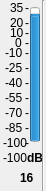
    <widget class="QWidget" name="widget_16" native="true">
     <property name="geometry">
      <rect>
       <x>600</x>
       <y>40</y>
       <width>46</width>
       <height>191</height>
      </rect>
     </property>
     <widget class="QProgressBar" name="progressBar_58">
      <property name="geometry">
       <rect>
        <x>30</x>
        <y>7</y>
        <width>10</width>
        <height>135</height>
       </rect>
      </property>
      <property name="contextMenuPolicy">
       <enum>Qt::DefaultContextMenu</enum>
      </property>
      <property name="toolTip">
       <string>Local Input 1 Meter</string>
      </property>
      <property name="statusTip">
       <string/>
      </property>
      <property name="whatsThis">
       <string/>
      </property>
      <property name="autoFillBackground">
       <bool>false</bool>
      </property>
      <property name="minimum">
       <number>-100</number>
      </property>
      <property name="maximum">
       <number>35</number>
      </property>
      <property name="value">
       <number>24</number>
      </property>
      <property name="textVisible">
       <bool>true</bool>
      </property>
      <property name="orientation">
       <enum>Qt::Vertical</enum>
      </property>
      <property name="invertedAppearance">
       <bool>false</bool>
      </property>
      <property name="format">
       <string>%p%</string>
      </property>
     </widget>
     <widget class="QLabel" name="m0_58">
      <property name="geometry">
       <rect>
        <x>25</x>
        <y>0</y>
        <width>16</width>
        <height>16</height>
       </rect>
      </property>
      <property name="text">
       <string>-</string>
      </property>
     </widget>
     <widget class="QLabel" name="t35_58">
      <property name="geometry">
       <rect>
        <x>10</x>
        <y>0</y>
        <width>16</width>
        <height>16</height>
       </rect>
      </property>
      <property name="text">
       <string>35</string>
      </property>
     </widget>
     <widget class="QLabel" name="tn100_58">
      <property name="geometry">
       <rect>
        <x>3</x>
        <y>135</y>
        <width>31</width>
        <height>16</height>
       </rect>
      </property>
      <property name="text">
       <string>-100</string>
      </property>
     </widget>
     <widget class="QLabel" name="m15_58">
      <property name="geometry">
       <rect>
        <x>25</x>
        <y>15</y>
        <width>16</width>
        <height>16</height>
       </rect>
      </property>
      <property name="text">
       <string>-</string>
      </property>
     </widget>
     <widget class="QLabel" name="m25_58">
      <property name="geometry">
       <rect>
        <x>25</x>
        <y>25</y>
        <width>16</width>
        <height>16</height>
       </rect>
      </property>
      <property name="text">
       <string>-</string>
      </property>
     </widget>
     <widget class="QLabel" name="m90_58">
      <property name="geometry">
       <rect>
        <x>25</x>
        <y>90</y>
        <width>16</width>
        <height>16</height>
       </rect>
      </property>
      <property name="text">
       <string>-</string>
      </property>
     </widget>
     <widget class="QLabel" name="m105_58">
      <property name="geometry">
       <rect>
        <x>25</x>
        <y>105</y>
        <width>16</width>
        <height>16</height>
       </rect>
      </property>
      <property name="text">
       <string>-</string>
      </property>
     </widget>
     <widget class="QLabel" name="m120_58">
      <property name="geometry">
       <rect>
        <x>25</x>
        <y>120</y>
        <width>16</width>
        <height>16</height>
       </rect>
      </property>
      <property name="text">
       <string>-</string>
      </property>
     </widget>
     <widget class="QLabel" name="m135_58">
      <property name="geometry">
       <rect>
        <x>25</x>
        <y>135</y>
        <width>16</width>
        <height>16</height>
       </rect>
      </property>
      <property name="text">
       <string>-</string>
      </property>
     </widget>
     <widget class="QLabel" name="m45_58">
      <property name="geometry">
       <rect>
        <x>25</x>
        <y>45</y>
        <width>16</width>
        <height>16</height>
       </rect>
      </property>
      <property name="text">
       <string>-</string>
      </property>
     </widget>
     <widget class="QLabel" name="m60_58">
      <property name="geometry">
       <rect>
        <x>25</x>
        <y>60</y>
        <width>16</width>
        <height>16</height>
       </rect>
      </property>
      <property name="text">
       <string>-</string>
      </property>
     </widget>
     <widget class="QLabel" name="m75_58">
      <property name="geometry">
       <rect>
        <x>25</x>
        <y>75</y>
        <width>16</width>
        <height>16</height>
       </rect>
      </property>
      <property name="text">
       <string>-</string>
      </property>
     </widget>
     <widget class="QLabel" name="t20_58">
      <property name="geometry">
       <rect>
        <x>10</x>
        <y>15</y>
        <width>16</width>
        <height>16</height>
       </rect>
      </property>
      <property name="text">
       <string>20</string>
      </property>
     </widget>
     <widget class="QLabel" name="t5_58">
      <property name="geometry">
       <rect>
        <x>10</x>
        <y>25</y>
        <width>16</width>
        <height>16</height>
       </rect>
      </property>
      <property name="text">
       <string>10</string>
      </property>
     </widget>
     <widget class="QLabel" name="tn10_58">
      <property name="geometry">
       <rect>
        <x>5</x>
        <y>45</y>
        <width>21</width>
        <height>16</height>
       </rect>
      </property>
      <property name="text">
       <string>-10</string>
      </property>
     </widget>
     <widget class="QLabel" name="tn25_58">
      <property name="geometry">
       <rect>
        <x>5</x>
        <y>60</y>
        <width>21</width>
        <height>16</height>
       </rect>
      </property>
      <property name="text">
       <string>-25</string>
      </property>
     </widget>
     <widget class="QLabel" name="tn40_58">
      <property name="geometry">
       <rect>
        <x>5</x>
        <y>75</y>
        <width>21</width>
        <height>16</height>
       </rect>
      </property>
      <property name="text">
       <string>-40</string>
      </property>
     </widget>
     <widget class="QLabel" name="tn55_58">
      <property name="geometry">
       <rect>
        <x>5</x>
        <y>90</y>
        <width>21</width>
        <height>16</height>
       </rect>
      </property>
      <property name="text">
       <string>-55</string>
      </property>
     </widget>
     <widget class="QLabel" name="tn70_58">
      <property name="geometry">
       <rect>
        <x>5</x>
        <y>105</y>
        <width>21</width>
        <height>16</height>
       </rect>
      </property>
      <property name="text">
       <string>-70</string>
      </property>
     </widget>
     <widget class="QLabel" name="tn85_58">
      <property name="geometry">
       <rect>
        <x>5</x>
        <y>120</y>
        <width>21</width>
        <height>16</height>
       </rect>
      </property>
      <property name="text">
       <string>-85</string>
      </property>
     </widget>
     <widget class="QLabel" name="m35_58">
      <property name="geometry">
       <rect>
        <x>25</x>
        <y>35</y>
        <width>16</width>
        <height>16</height>
       </rect>
      </property>
      <property name="text">
       <string>-</string>
      </property>
     </widget>
     <widget class="QLabel" name="t0_58">
      <property name="geometry">
       <rect>
        <x>15</x>
        <y>35</y>
        <width>16</width>
        <height>16</height>
       </rect>
      </property>
      <property name="text">
       <string>0</string>
      </property>
     </widget>
     <widget class="QLabel" name="value_58">
      <property name="geometry">
       <rect>
        <x>3</x>
        <y>150</y>
        <width>31</width>
        <height>16</height>
       </rect>
      </property>
      <property name="autoFillBackground">
       <bool>false</bool>
      </property>
      <property name="frameShadow">
       <enum>QFrame::Plain</enum>
      </property>
      <property name="text">
       <string>-100</string>
      </property>
     </widget>
     <widget class="QLabel" name="dB_58">
      <property name="geometry">
       <rect>
        <x>27</x>
        <y>150</y>
        <width>16</width>
        <height>16</height>
       </rect>
      </property>
      <property name="font">
       <font>
        <weight>75</weight>
        <bold>true</bold>
       </font>
      </property>
      <property name="text">
       <string>dB</string>
      </property>
     </widget>
     <widget class="QLabel" name="number_58">
      <property name="geometry">
       <rect>
        <x>20</x>
        <y>170</y>
        <width>16</width>
        <height>16</height>
       </rect>
      </property>
      <property name="font">
       <font>
        <weight>75</weight>
        <bold>true</bold>
       </font>
      </property>
      <property name="text">
       <string>16</string>
      </property>
     </widget>
     <widget class="Line" name="line_58">
      <property name="geometry">
       <rect>
        <x>35</x>
        <y>0</y>
        <width>16</width>
        <height>191</height>
       </rect>
      </property>
      <property name="orientation">
       <enum>Qt::Vertical</enum>
      </property>
     </widget>
    </widget>
